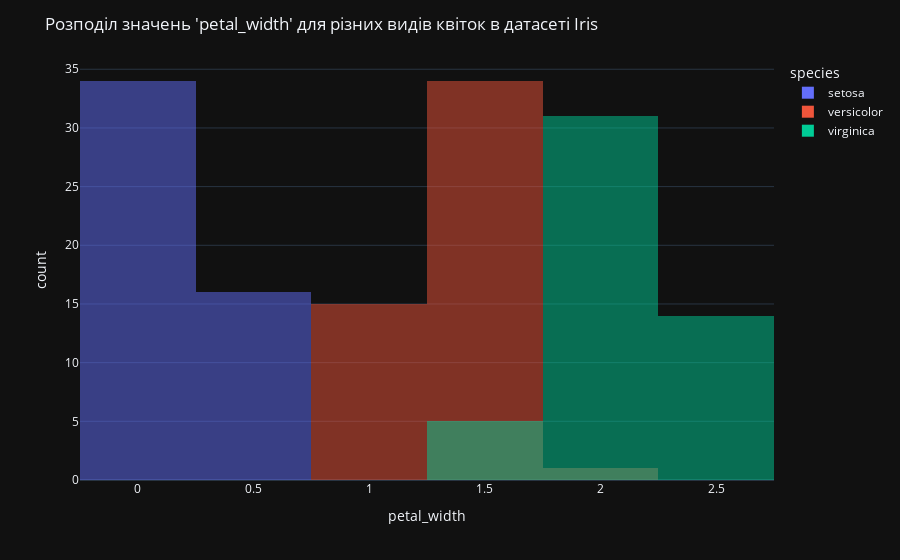

Notebook cell for this chart:
### Code cell
fig1 = px.histogram(df, x='petal_width', color='species', barmode='overlay')

fig1.update_layout(title_text="Розподіл значень 'petal_width' для різних видів квіток в датасеті Iris")

fig1.show()

### Figure 1 — Plotly figure (JSON) as saved in the notebook; plotly's stock layout.template omitted (floating-point values rounded to 4 significant figures)
{"data": [{"alignmentgroup": "True", "bingroup": "x", "hovertemplate": "species=setosa<br>petal_width=%{x}<br>count=%{y}<extra></extra>", "legendgroup": "setosa", "marker": {"color": "#636efa", "opacity": 0.5, "pattern": {"shape": ""}}, "name": "setosa", "offsetgroup": "setosa", "orientation": "v", "showlegend": true, "x": [0.2, 0.2, 0.2, 0.2, 0.2, 0.4, 0.3, 0.2, 0.2, 0.1, 0.2, 0.2, 0.1, 0.1, 0.2, 0.4, 0.4, 0.3, 0.3, 0.3, 0.2, 0.4, 0.2, 0.5, 0.2, 0.2, 0.4, 0.2, 0.2, 0.2, 0.2, 0.4, 0.1, 0.2, 0.1, 0.2, 0.2, 0.1, 0.2, 0.2, 0.3, 0.3, 0.2, 0.6, 0.4, 0.3, 0.2, 0.2, 0.2, 0.2], "xaxis": "x", "yaxis": "y", "type": "histogram"}, {"alignmentgroup": "True", "bingroup": "x", "hovertemplate": "species=versicolor<br>petal_width=%{x}<br>count=%{y}<extra></extra>", "legendgroup": "versicolor", "marker": {"color": "#EF553B", "opacity": 0.5, "pattern": {"shape": ""}}, "name": "versicolor", "offsetgroup": "versicolor", "orientation": "v", "showlegend": true, "x": [1.4, 1.5, 1.5, 1.3, 1.5, 1.3, 1.6, 1.0, 1.3, 1.4, 1.0, 1.5, 1.0, 1.4, 1.3, 1.4, 1.5, 1.0, 1.5, 1.1, 1.8, 1.3, 1.5, 1.2, 1.3, 1.4, 1.4, 1.7, 1.5, 1.0, 1.1, 1.0, 1.2, 1.6, 1.5, 1.6, 1.5, 1.3, 1.3, 1.3, 1.2, 1.4, 1.2, 1.0, 1.3, 1.2, 1.3, 1.3, 1.1, 1.3], "xaxis": "x", "yaxis": "y", "type": "histogram"}, {"alignmentgroup": "True", "bingroup": "x", "hovertemplate": "species=virginica<br>petal_width=%{x}<br>count=%{y}<extra></extra>", "legendgroup": "virginica", "marker": {"color": "#00cc96", "opacity": 0.5, "pattern": {"shape": ""}}, "name": "virginica", "offsetgroup": "virginica", "orientation": "v", "showlegend": true, "x": [2.5, 1.9, 2.1, 1.8, 2.2, 2.1, 1.7, 1.8, 1.8, 2.5, 2.0, 1.9, 2.1, 2.0, 2.4, 2.3, 1.8, 2.2, 2.3, 1.5, 2.3, 2.0, 2.0, 1.8, 2.1, 1.8, 1.8, 1.8, 2.1, 1.6, 1.9, 2.0, 2.2, 1.5, 1.4, 2.3, 2.4, 1.8, 1.8, 2.1, 2.4, 2.3, 1.9, 2.3, 2.5, 2.3, 1.9, 2.0, 2.3, 1.8], "xaxis": "x", "yaxis": "y", "type": "histogram"}], "layout": {"xaxis": {"anchor": "y", "domain": [0.0, 1.0], "title": {"text": "petal_width"}}, "yaxis": {"anchor": "x", "domain": [0.0, 1.0], "title": {"text": "count"}}, "legend": {"title": {"text": "species"}, "tracegroupgap": 0}, "margin": {"t": 60}, "barmode": "overlay", "title": {"text": "Розподіл значень 'petal_width' для різних видів квіток в датасеті Iris"}}}
